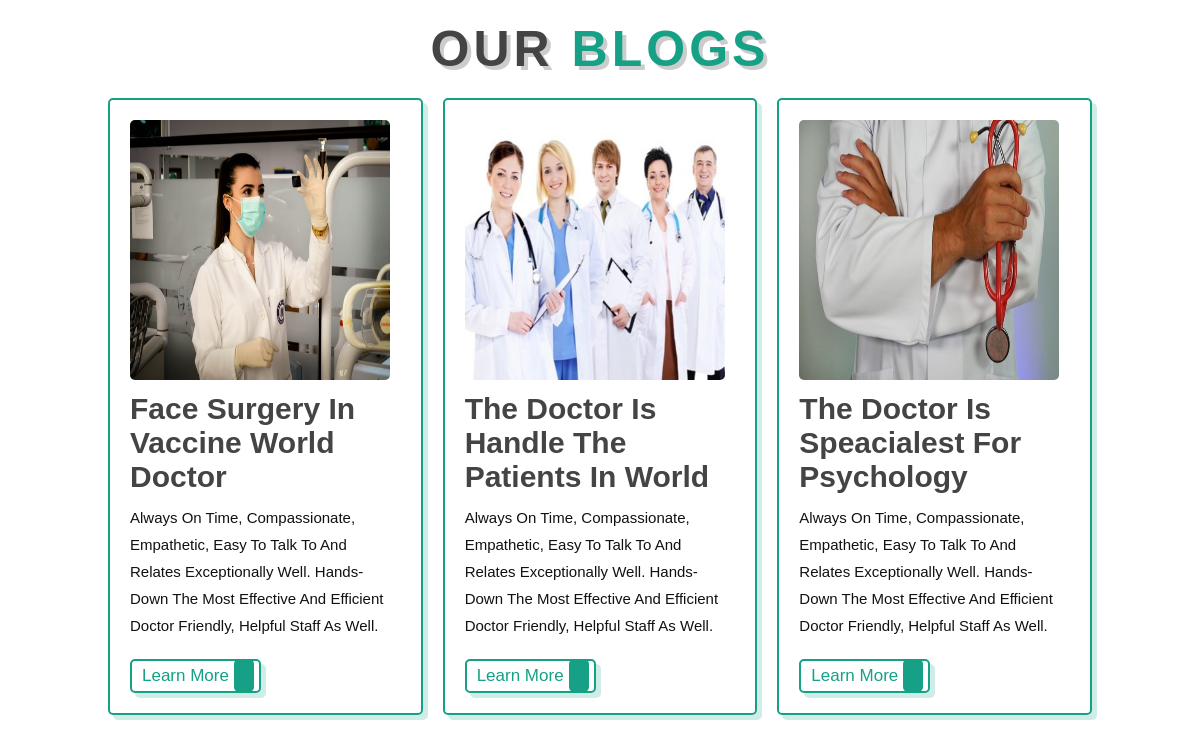
Screenshot of /hospital/view_blog.php with the database file from the repository.
### tables this page shows
CREATE TABLE `blog` (
  `id` int(50) NOT NULL,
  `exp` varchar(225) NOT NULL,
  `des` varchar(200) NOT NULL,
  `image` varchar(100) NOT NULL
);

### hospital/view_blog.php (the view, shortened to what this page needs)
<!DOCTYPE html>
<html lang="en">
<head>
    <link rel="stylesheet" href="css/style.css">
</head>
<body>
<section class="blogs" id="blogs">
<h1 class="heading"> our <span>blogs</span> </h1>
<div class="box-container">
<?php
include('../admin panel/config.php');
$fetch = "SELECT * FROM `blog`";
$res = mysqli_query($conn, $fetch);
 while ($row = mysqli_fetch_array($res))
 {
?>
    <div class="box">
    <img src="image/<?= $row['image']; ?>" alt="" class="image" style="   width: 260px;
    height: 260px;">
        <div class="content">
            <h3><?php echo $row['exp']?></h3>
            <p><?php echo $row['des']?></p>
            <a href="learn.php" class="btn"> learn more <span class="fas fa-chevron-right"></span> </a>
        </div>
    </div>
   <?php
 }
   ?>
</div>
</section>
</body>
</html>

### hospital/css/style.css (style rules this page uses)
:root { --green:#16a085; --black:#444; --light-color:#111; --box-shadow:.5rem .5rem 0 rgba(22, 160, 133, .2); --text-shadow:.4rem .4rem 0 rgba(0, 0, 0, .2); --border:.2rem solid var(--green); }
* { font-family: 'Poppins', sans-serif; margin:0; padding: 0; box-sizing: border-box; outline: none; border: none; text-transform: capitalize; transition: all .2s ease-out; text-decoration: none; }
html { font-size: 62.5%; overflow-x: hidden; scroll-padding-top: 7rem; scroll-behavior: smooth; }
section { padding:2rem 9%; }
.heading { text-align: center; padding-bottom: 2rem; text-shadow: var(--text-shadow); text-transform: uppercase; color:var(--black); font-size: 5rem; letter-spacing: .4rem; }
.heading span { text-transform: uppercase; color:var(--green); }
.btn { display: inline-block; margin-top: 1rem; padding: .5rem; padding-left: 1rem; border:var(--border); border-radius: .5rem; box-shadow: var(--box-shadow); color:var(--green); cursor: pointer; font-size: 1.7rem; background: #fff; }
.btn span { padding:.7rem 1rem; border-radius: .5rem; background: var(--green); color:#fff; margin-left: .5rem; }
.blogs .box-container { display: grid; grid-template-columns: repeat(auto-fit, minmax(30rem, 1fr)); gap:2rem; }
.blogs .box-container .box { border:var(--border); box-shadow: var(--box-shadow); border-radius: .5rem; padding: 2rem; }
.blogs .box-container .box .image { height: 20rem; overflow:hidden; border-radius: .5rem; }
.blogs .box-container .box .content { padding-top: 1rem; }
.blogs .box-container .box .content h3 { color:var(--black); font-size: 3rem; }
.blogs .box-container .box .content p { color:var(--light-color); font-size: 1.5rem; line-height: 1.8; padding:1rem 0; }
* { margin: 0; padding: 0; box-sizing: border-box; list-style: none; font-family: 'Jost', sans-serif; }

### rows the page displays
blog: image (picture), exp "Face Surgery In Vaccine World Doctor", des "Always On Time, Compassionate, Empathetic, Easy To Talk To And Relates Exceptionally Well. Hands-Down The Most Effective And Efficient Doctor Friendly, Helpful Staff As Well."
blog: image (picture), exp "The Doctor Is Handle The Patients In World", des "Always On Time, Compassionate, Empathetic, Easy To Talk To And Relates Exceptionally Well. Hands-Down The Most Effective And Efficient Doctor Friendly, Helpful Staff As Well."
blog: image (picture), exp "The Doctor Is Speacialest For Psychology", des "Always On Time, Compassionate, Empathetic, Easy To Talk To And Relates Exceptionally Well. Hands-Down The Most Effective And Efficient Doctor Friendly, Helpful Staff As Well."
